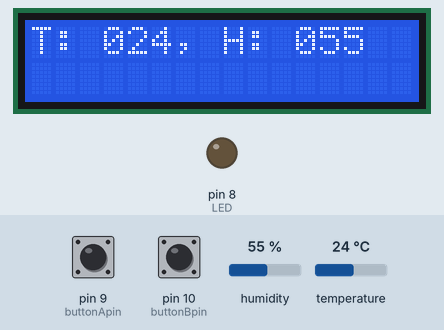
A sketch run on a simulated Arduino Uno, built with avr-gcc and run on an emulated ATmega328P. On the bench: 16×2 character LCD, output pins drawn as LEDs (lit = HIGH). The inputs (shaded band) are chosen by the test bench; at power-on: humidity 55 %, temperature 24 °C, pin 9 (buttonApin) HIGH, pin 10 (buttonBpin) HIGH. What the sketch prints to the serial monitor is not drawn.

Above: at 1.7 s.
1.8 s: humidity set to 22 %
At 5.3 s:
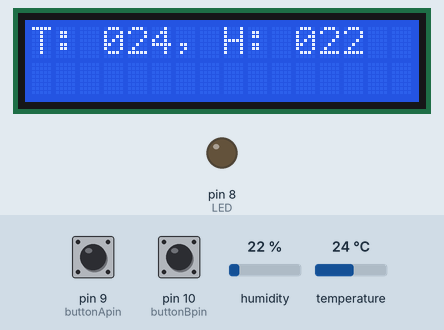
5.6 s: temperature set to 12 °C
At 7.8 s:
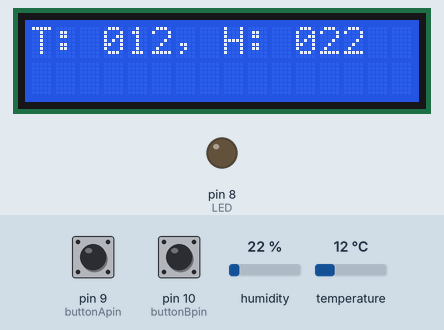
11.8 s: humidity set to 40 %
At 13.6 s:
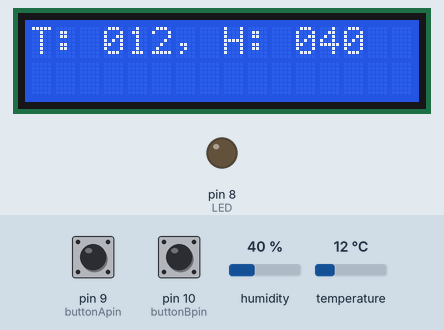
14.6 s: temperature set to 19 °C
At 17.1 s:
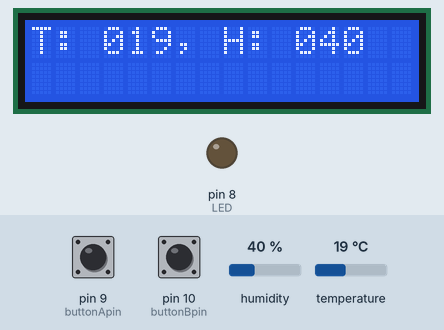
Timing chart, 0 to 18.6 s (numbered marks = the images above; inputs shaded):
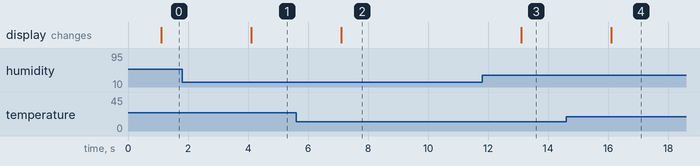

Measured:
- after the input at 1.8 s, the display: changes after 2.3 s (image 1)
- after the input at 5.6 s, the display: changes after 1.5 s (image 2)
- after the input at 11.8 s, the display: changes after 1.3 s (image 3)
- after the input at 14.6 s, the display: changes after 1.5 s (image 4)

The sketch:

main.ino
```cpp
#include "hw_config.h"

void setup() {
    Serial.begin(115200);
    Serial.println("\nbegin");
    initController();
}

void loop() {
    loopController();
}
```

button.cpp
```cpp
#include "Arduino.h"
#include "hw_config.h"

OnButtonPressed onButtonPressed;
int stateA, stateB, countA, countB;

void init_led_button(OnButtonPressed func)
{
    onButtonPressed = func;
    pinMode(LED, OUTPUT);
    pinMode(buttonApin, INPUT_PULLUP);
    pinMode(buttonBpin, INPUT_PULLUP);
    stateA = BUTTON_RELEASED;
    stateB = BUTTON_RELEASED;
}

void check_button()
{
    int newStateA = BUTTON_NO_CHANGE;
    int newStateB = BUTTON_NO_CHANGE;

    if (digitalRead(buttonApin) == LOW) {
        // A is pressed
        if (stateA != BUTTON_PRESSED) {
            stateA = BUTTON_PRESSED;
            countA = 0;
        } else {
            countA++;
        }
        newStateB = BUTTON_PRESSED;
    } else {
        // A is released
        if (stateA != BUTTON_RELEASED) {
            newStateA = stateA = BUTTON_RELEASED;
            countA = 0;
        }
    }
    if (digitalRead(buttonBpin) == LOW) {
        // B is pressed
        if (stateB != BUTTON_PRESSED) {
            stateB = BUTTON_PRESSED;
            countB = 0;
        }
        newStateB = BUTTON_PRESSED;
    } else {
        // B is released
        if (stateB != BUTTON_RELEASED) {
            newStateB = stateB = BUTTON_RELEASED;
            countB = 0;
        }
    }
    if (newStateA != BUTTON_NO_CHANGE || newStateB != BUTTON_NO_CHANGE) {
        onButtonPressed(newStateA, countA, newStateB, countB);
    }
}
```

controller.cpp
```cpp
#include "Arduino.h"
#include "DHT.h"
#include <LiquidCrystal_I2C.h>
#include <Wire.h>
#include "hw_config.h"

DHT dht(DHT_PIN, DHT11);
unsigned long lastMillis;
unsigned long loopCount;

void onButtonPressed(int stateA, int countA, int stateB, int countB)
{
    if (stateA == BUTTON_PRESSED) {
        Serial.println("A on");
        digitalWrite(LED, HIGH);
    } else if (stateA == BUTTON_RELEASED) {
        Serial.println("A off");
    }
    if (stateB == BUTTON_PRESSED) {
        Serial.println("B on");
        digitalWrite(LED, LOW);
    } else if (stateB == BUTTON_RELEASED) {
        Serial.println("B off");
    }
}

void initController() {
    init_led_button(onButtonPressed);
    initLcd();
    lastMillis = millis();
    loopCount = 0;
}

void loopController() {
    unsigned long curMillis = millis();
    if (curMillis - lastMillis < 100) {
        return;
    }
    loopCount++;

    check_button();

    if (loopCount % 10 == 0) {
        int humidity = dht.readHumidity();
        int temperature = dht.readTemperature();
        displayTempHumidity(temperature, humidity);
    }
    lastMillis = curMillis;
}
```

hw_config.h
```cpp
#ifndef __HW_CONFIG__
#define __HW_CONFIG__

#define DHT_PIN     7
#define LED         8
#define buttonApin  9
#define buttonBpin  10

typedef void (*OnButtonPressed)(int buttonA, int countA, int buttonB, int countB);
extern void init_led_button(OnButtonPressed func);
extern void check_button();
extern void check_dht11();
extern void initController();
extern void loopController();
extern void initLcd();
extern void displayTempHumidity(int temperature, int humidity);

#define BUTTON_NO_CHANGE    0
#define BUTTON_PRESSED      1
#define BUTTON_RELEASED     2

#endif
```

lcd.cpp
```cpp
#include "Arduino.h"
#include <LiquidCrystal_I2C.h>
#include <Wire.h>

LiquidCrystal_I2C lcdI2C(0x3F, 16, 2);

void initLcd() {
    lcdI2C.init();
    lcdI2C.backlight();
    lcdI2C.setCursor(0, 0);
    lcdI2C.print("begin");
}

void printDigits(char *buf, int value, int numDigits) {
    int i;
    for (i = 0; i < numDigits; i++) {
        buf[numDigits - i - 1] = '0' + (value % 10);
        value /= 10;
    }
}

void displayTempHumidity(int temperature, int humidity) {
    char buf[17];
    buf[0] = 'T';
    buf[1] = ':';
    buf[2] = ' ';
    printDigits(buf + 3, temperature, 3);
    buf[6] = ',';
    buf[7] = ' ';
    buf[8] = 'H';
    buf[9] = ':';
    buf[10] = ' ';
    printDigits(buf + 11, humidity, 3);
    buf[14] = ' ';
    buf[15] = ' ';
    buf[16] = '\0';
    lcdI2C.setCursor(0, 0);
    lcdI2C.print(buf);
    //lcdI2C.display();
    Serial.print(millis() / 1000);
    Serial.print(": T "); Serial.print(temperature);
    Serial.print(", H "); Serial.print(humidity);
    Serial.print(" -> ");
    Serial.println(buf);
}
```
